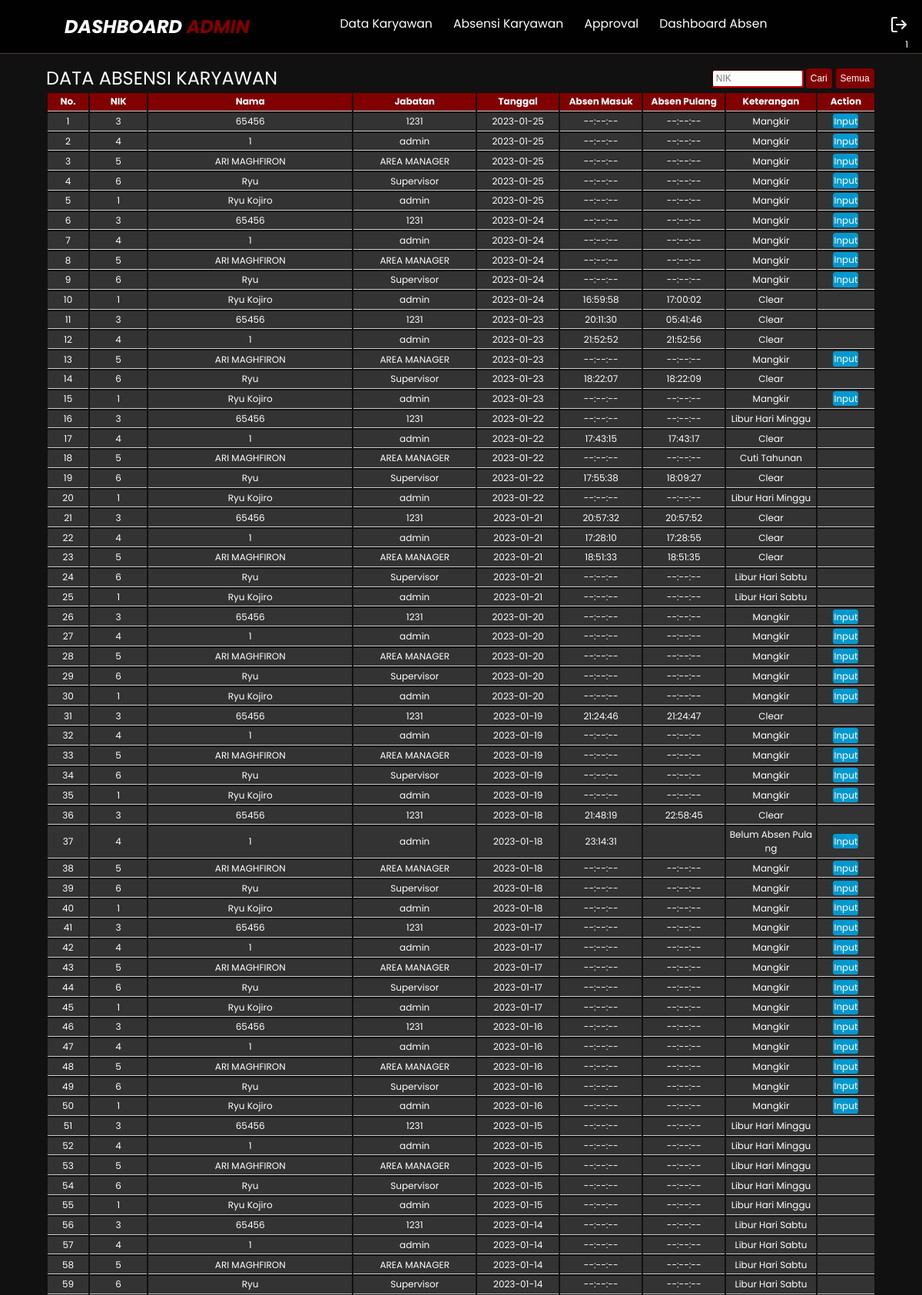
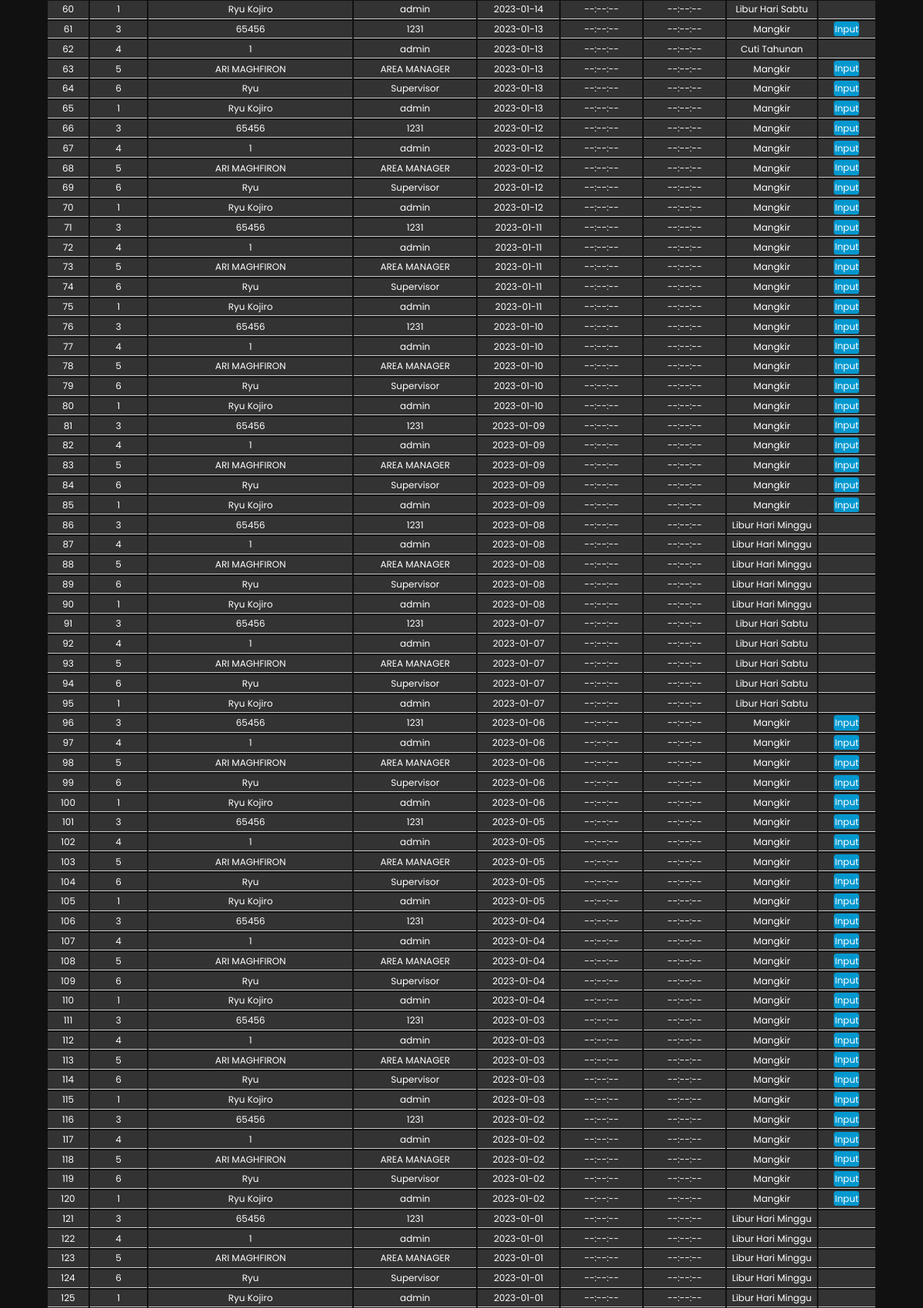
/dashboard/index-admin.php?menu=data-absensi (signed in, upper part), run on the app's committed database (2 pictures, top to bottom).
### tables this page shows
CREATE TABLE `users` (
  `id` int(11) NOT NULL,
  `user_id` int(11) NOT NULL,
  `password` varchar(255) NOT NULL,
  `nama_lengkap` varchar(255) NOT NULL,
  `role` varchar(255) NOT NULL,
  `masuk_kerja` date DEFAULT NULL,
  `keluar_kerja` date DEFAULT NULL
);

CREATE TABLE `absensi` (
  `id` int(11) NOT NULL,
  `user_id` int(11) NOT NULL,
  `tgl` date DEFAULT NULL,
  `jam_masuk` varchar(255) DEFAULT NULL,
  `jam_keluar` varchar(255) DEFAULT NULL,
  `req_id` int(11) DEFAULT NULL
);

CREATE TABLE `request` (
  `id` int(11) NOT NULL,
  `req_id` int(11) NOT NULL,
  `jenis` varchar(255) DEFAULT NULL,
  `keterangan` varchar(255) DEFAULT NULL,
  `status` varchar(255) DEFAULT NULL
);

### dashboard/data-absensi.php (the view, shortened to what this page needs)
<div class="table">
    <div class="table_header">
        <p>DATA ABSENSI KARYAWAN</p>
        <form action="" method="POST">
            <input placeholder=" NIK" name="NIK" type="text" class="login-input" value="<?php if (isset($_POST['NIK'])) {
                                                                                            echo $_POST['NIK'];
                                                                                        } ?>">
            <button type="submit" name="cari">Cari</button>
            <button type="submit" name="semua">Semua</button>
        </form>
    </div>
    <div class="table_section">
        <table class="table">
            <thead>
                <tr class="tr">
                    <th width="5%">No.</th>
                    <th width="7%">NIK</th>
                    <th width="25%">Nama</th>
                    <th width="15%">Jabatan</th>
                    <th width="10%">Tanggal</th>
                    <th width="10%">Absen Masuk</th>
                    <th width="10%">Absen Pulang</th>
                    <th width="11%">Keterangan</th>
                    <th width="7%">Action</th>
                </tr>
            </thead>
            <tbody>
                <?php
                include("../connection.php");
                $tgl = date('Y-m-d');
                $sql = "SELECT * FROM `users` as a,`absensi` as b LEFT JOIN request as c ON b.req_id=c.req_id WHERE a.user_id=b.user_id AND b.tgl <= '$tgl'";
                $sql = $sql . " ORDER BY b.tgl desc, a.user_id";
                $sqluser = "SELECT * FROM users";
                $no = 1;
                $intTgl = strtotime($tgl);
                $stopTgl = $intTgl - 30 * 60 * 60 * 24;
                $user = [];
                $hasil = $db->query($sqluser);
                while ($data1 = $hasil->fetch_assoc()) {
                    array_push($user, $data1);
                }
                $absen = [];
                $hasil2 = $db->query($sql);
                while ($data2 = $hasil2->fetch_assoc()) {
                    array_push($absen, $data2);
                }
                for ($intTgl; $intTgl >= $stopTgl; $intTgl -= 60 * 60 * 24) {
                    $tgljd = date('Y-m-d', $intTgl);
                    foreach ($user as $datauser) {
                        echo "<tr class='tr'>";
                        echo "<td class='td'>" . $no++ . "</td>";
                        echo "<td class='td'>" . $datauser['user_id'] . "</td>";
                        echo "<td class='td'>" . $datauser['nama_lengkap'] . "</td>";
                        echo "<td class='td'>" . $datauser['role'] . "</td>";
                        echo "<td class='td'> " . $tgljd . " </td>";
                        $cek = 0;
                            foreach ($absen as $data) {
                            if ($tgljd == $data['tgl'] && $datauser['user_id'] == $data['user_id']) {
                                echo "<td class='td'>" . $data['jam_masuk'] . "</td>";
                                echo "<td class='td'>" . $data['jam_keluar'] . "</td>";
                                echo "<td class='td'>";
                                if ($data['jam_keluar'] == NULL) {
                                    if ($data['jam_masuk'] == NULL) {
                                        echo "Mangkir</td><td><a href='index-admin.php?menu=data-absensi&submenu=input-absen&NIK-absen=" . $data['user_id'] . "&tgl-absen=" . $data['tgl'] . "'>Input</a>";
                                    } else {
                                        echo "Belum Absen Pulang</td><td><a class='bt1' href='index-admin.php?menu=data-absensi&submenu=input-absenpulang&NIK-absen=" . $datauser['user_id'] . "&tgl-absen=" . $data['tgl'] . "&jam-masuk=" . $data['jam_masuk'] . "'>Input</a>";
                                    }
                                } else if ($data['status'] == 'Accept') {
                                    echo $data['jenis'] . "</td><td>";
                                } else {
                                    echo "Clear</td><td>";
                                }
                                echo "</td>";
                                $cek = 1;
                                break;
                            }
                        }
                        if ($cek == 0) {
                            echo "<td class='td'>--:--:--</td><td class='td'>--:--:--</td>";
                            if (date('D', $intTgl) == "Sun") {
                                echo "<td class='td'>Libur Hari Minggu</td><td></td>";
                            } else if (date('D', $intTgl) == "Sat") {
                                echo "<td class='td'>Libur Hari Sabtu</td><td></td>";
                            } else {
                                echo "<td class='td'>Mangkir</td><td><a class='bt1' href='index-admin.php?menu=data-absensi&submenu=input-absenpulang&NIK-mangkir=" . $datauser['user_id'] . "&tgl-mangkir=" . $tgljd . "&nama-lengkap=" . $datauser['nama_lengkap'] . "&role=" . $datauser['role'] . "'>Input</a></td>";
                            }
                        }
                        echo "</tr>";
                    }
                }
                ?>
            </tbody>
        </table>
    </div>
</div>

### dashboard/dashboard.css (style rules this page uses)
:root { --primary: #800000; --bg: #010101 }
* { margin: 0; padding: 0; box-sizing: border-box; outline: none; text-decoration: none; }
body { font-family: 'Poppins', sans-serif; background-color: #111; color: white; }
input, select { height: 2rem; width: 10rem; border-color: var(--primary); border-radius: 0.3rem; font-size: 1rem; }
button { background-color: var(--primary); color: #fff; padding: 0.5rem; border: none; outline: none; border-radius: 0.3rem; margin: 0.2rem; font-size: 1rem; display: flex; align-items: center; justify-content: center; }
.table { width: 100%; }
.table_header { display: flex; justify-content: space-between; align-items: center; flex-flow: row wrap; margin-right: 5vw; margin-left: 5vw; }
.table_header form { display:flex; flex-flow: row wrap; align-items: center; }
.table_header p { font-size: 2rem; }
.table_section { margin-right: 5vw; margin-left: 5vw; height: 55vh; width: 90vw; overflow: auto; }
table { width: 100%; table-layout: fixed; min-width: 80rem; }
thead { position: sticky; top: 0; background-color: var(--primary); color: #fff; }
th,td { border-bottom: 1px solid #ccc; padding: 0.2rem; word-break: break-all; text-align: center; }
td { background-color: #333; }
td a { color: #fff; outline: none; border: none; border-radius: 0.3rem; cursor: pointer; padding: 0.1rem; margin: 0.1rem; }
.bt1 { background-color: #0298cf; }
@media (max-width: 1366px) { html { font-size: 75%; } }

### data on the page
users: user "3", nama_lengkap "65456", role "1231", tgljd "2023-01-25", tgljd "2023-01-24", tgljd "2023-01-23", tgljd "2023-01-22", shows "Libur Hari Minggu", tgljd "2023-01-21", tgljd "2023-01-20", tgljd "2023-01-19", tgljd "2023-01-18", tgljd "2023-01-17", tgljd "2023-01-16", tgljd "2023-01-15", tgljd "2023-01-14", shows "Libur Hari Sabtu", tgljd "2023-01-13", tgljd "2023-01-12", tgljd "2023-01-11", tgljd "2023-01-10", tgljd "2023-01-09", tgljd "2023-01-08", tgljd "2023-01-07", tgljd "2023-01-06", tgljd "2023-01-05", tgljd "2023-01-04", tgljd "2023-01-03", tgljd "2023-01-02", tgljd "2023-01-01"
users: user "4", nama_lengkap "1", role "admin", tgljd "2023-01-25", tgljd "2023-01-24", tgljd "2023-01-23", tgljd "2023-01-22", tgljd "2023-01-21", tgljd "2023-01-20", tgljd "2023-01-19", tgljd "2023-01-18", tgljd "2023-01-17", tgljd "2023-01-16", tgljd "2023-01-15", shows "Libur Hari Minggu", tgljd "2023-01-14", shows "Libur Hari Sabtu", tgljd "2023-01-13", tgljd "2023-01-12", tgljd "2023-01-11", tgljd "2023-01-10", tgljd "2023-01-09", tgljd "2023-01-08", tgljd "2023-01-07", tgljd "2023-01-06", tgljd "2023-01-05", tgljd "2023-01-04", tgljd "2023-01-03", tgljd "2023-01-02", tgljd "2023-01-01"
users: user "5", nama_lengkap "ARI MAGHFIRON", role "AREA MANAGER", tgljd "2023-01-25", tgljd "2023-01-24", tgljd "2023-01-23", tgljd "2023-01-22", tgljd "2023-01-21", tgljd "2023-01-20", tgljd "2023-01-19", tgljd "2023-01-18", tgljd "2023-01-17", tgljd "2023-01-16", tgljd "2023-01-15", shows "Libur Hari Minggu", tgljd "2023-01-14", shows "Libur Hari Sabtu", tgljd "2023-01-13", tgljd "2023-01-12", tgljd "2023-01-11", tgljd "2023-01-10", tgljd "2023-01-09", tgljd "2023-01-08", tgljd "2023-01-07", tgljd "2023-01-06", tgljd "2023-01-05", tgljd "2023-01-04", tgljd "2023-01-03", tgljd "2023-01-02", tgljd "2023-01-01"
users: user "6", nama_lengkap "Ryu", role "Supervisor", tgljd "2023-01-25", tgljd "2023-01-24", tgljd "2023-01-23", tgljd "2023-01-22", tgljd "2023-01-21", shows "Libur Hari Sabtu", tgljd "2023-01-20", tgljd "2023-01-19", tgljd "2023-01-18", tgljd "2023-01-17", tgljd "2023-01-16", tgljd "2023-01-15", shows "Libur Hari Minggu", tgljd "2023-01-14", tgljd "2023-01-13", tgljd "2023-01-12", tgljd "2023-01-11", tgljd "2023-01-10", tgljd "2023-01-09", tgljd "2023-01-08", tgljd "2023-01-07", tgljd "2023-01-06", tgljd "2023-01-05", tgljd "2023-01-04", tgljd "2023-01-03", tgljd "2023-01-02", tgljd "2023-01-01"
users: user "1", nama_lengkap "Ryu Kojiro", role "admin", tgljd "2023-01-25", tgljd "2023-01-24", tgljd "2023-01-23", tgljd "2023-01-22", shows "Libur Hari Minggu", tgljd "2023-01-21", shows "Libur Hari Sabtu", tgljd "2023-01-20", tgljd "2023-01-19", tgljd "2023-01-18", tgljd "2023-01-17", tgljd "2023-01-16", tgljd "2023-01-15", tgljd "2023-01-14", tgljd "2023-01-13", tgljd "2023-01-12", tgljd "2023-01-11", tgljd "2023-01-10", tgljd "2023-01-09", tgljd "2023-01-08", tgljd "2023-01-07", tgljd "2023-01-06", tgljd "2023-01-05", tgljd "2023-01-04", tgljd "2023-01-03", tgljd "2023-01-02", tgljd "2023-01-01"
absensi: jam_masuk "16:59:58", jam_keluar "17:00:02", shows "Clear"
absensi: jam_masuk "20:11:30", jam_keluar "05:41:46", shows "Clear"
absensi: jam_masuk "21:52:52", jam_keluar "21:52:56", shows "Clear"
absensi: jam_masuk "18:22:07", jam_keluar "18:22:09", shows "Clear"
absensi: jam_masuk "17:43:15", jam_keluar "17:43:17", shows "Clear"
absensi: jam_masuk "--:--:--", jam_keluar "--:--:--", request.jenis "Cuti Tahunan"
absensi: jam_masuk "17:55:38", jam_keluar "18:09:27", shows "Clear"
absensi: jam_masuk "20:57:32", jam_keluar "20:57:52", shows "Clear"
absensi: jam_masuk "17:28:10", jam_keluar "17:28:55", shows "Clear"
absensi: jam_masuk "18:51:33", jam_keluar "18:51:35", shows "Clear"
absensi: jam_masuk "21:24:46", jam_keluar "21:24:47", shows "Clear"
absensi: jam_masuk "21:48:19", jam_keluar "22:58:45", shows "Clear"
absensi: jam_masuk "23:14:31"
absensi: jam_masuk "--:--:--", jam_keluar "--:--:--", request.jenis "Cuti Tahunan"

### other printed values
$nama_admin "1"
